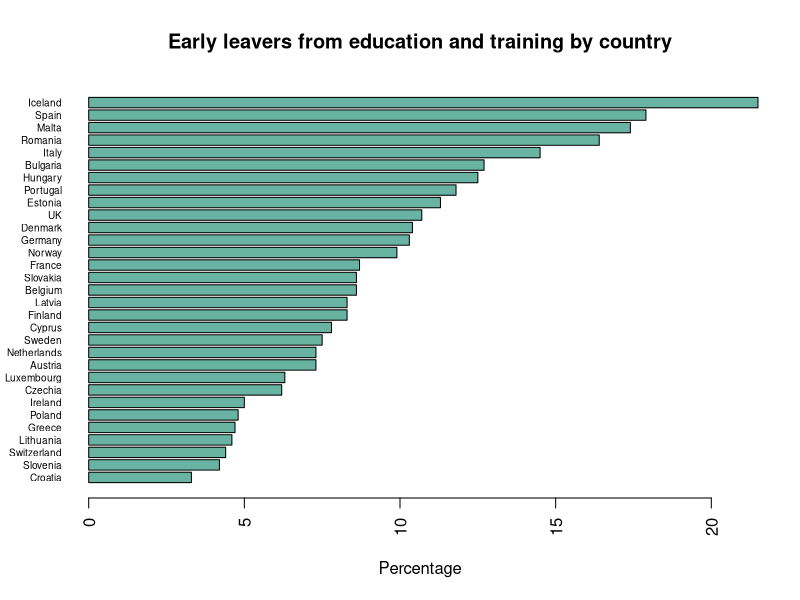
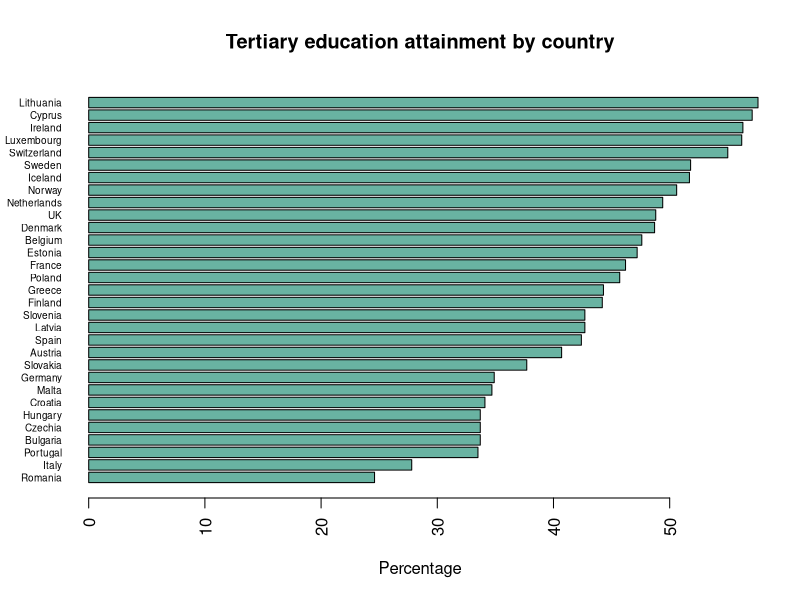
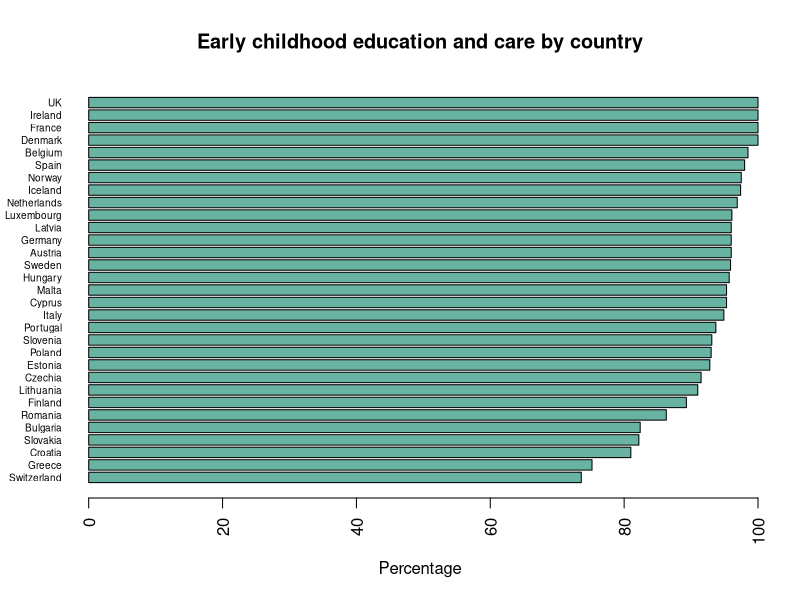
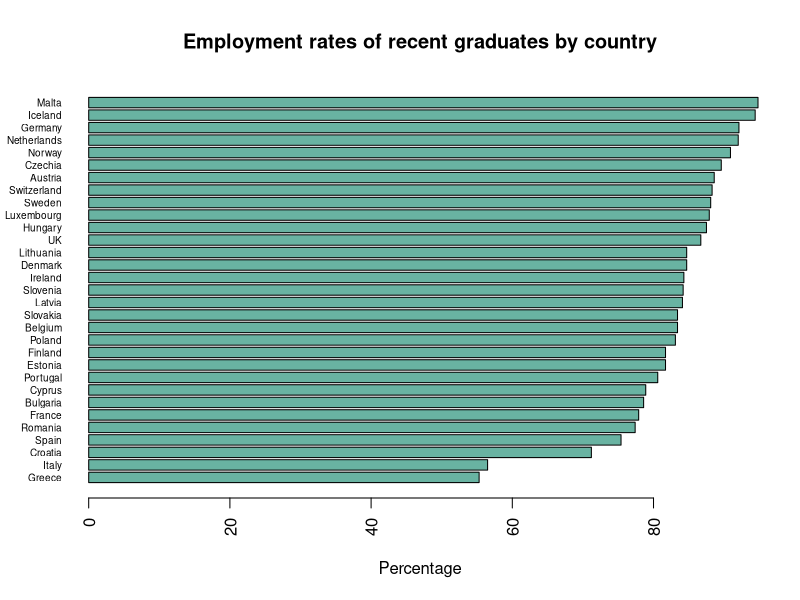
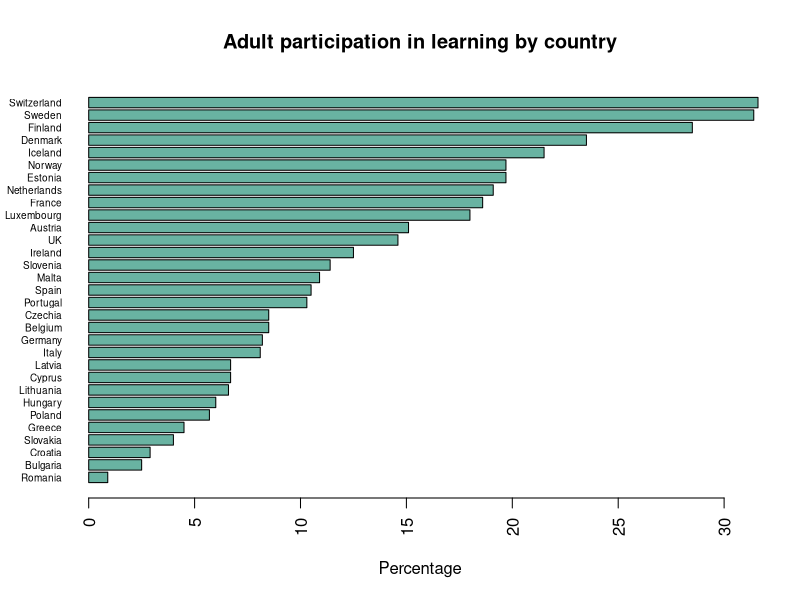
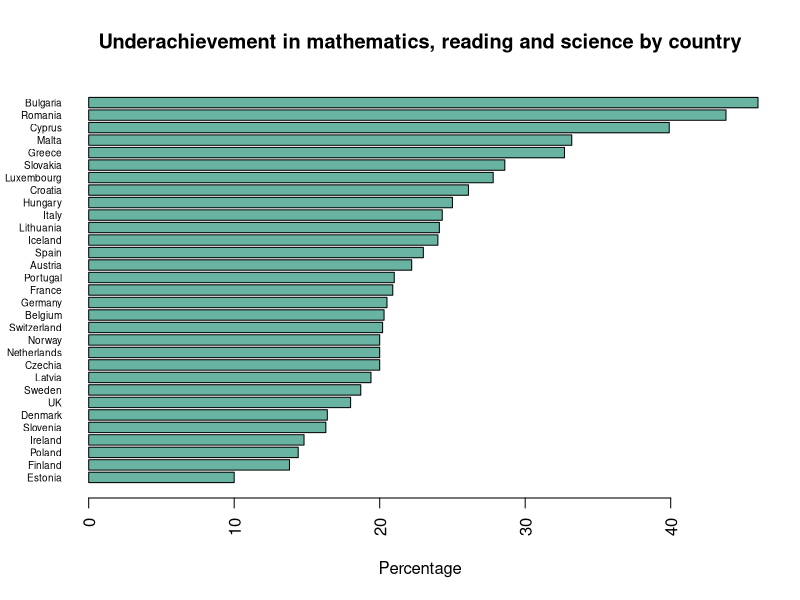

Here is the R script that generated these plots, in order:
install.packages(c("readxl", "ggplot2"))

library(readxl)
library(ggplot2)

data <- read_xlsx(path = "data.xlsx", sheet = "2018")

make_barplot <- function(data, names, title) {
    table <- data.frame(Data = data, Countries = names)
    sorted_data <- table[order(table$Data), ]
    barplot(
        height = sorted_data$Data,
        names = sorted_data$Countries,
        main = title,
        xlab = "Percentage",
        col = "#69b3a2",
        cex.names = 0.6,
        horiz = TRUE,
        las = 2
    )
}

make_barplot(
    data = data$Y1,
    names = data$Country,
    title = "Early leavers from education and training by country"
)
make_barplot(
    data = data$Y2,
    names = data$Country,
    title = "Tertiary education attainment by country"
)
make_barplot(
    data = data$Y3,
    names = data$Country,
    title = "Early childhood education and care by country"
)
make_barplot(
    data = data$Y4,
    names = data$Country,
    title = "Employment rates of recent graduates by country"
)
make_barplot(
    data = data$Y5,
    names = data$Country,
    title = "Adult participation in learning by country"
)
make_barplot(
    data = data$Y6,
    names = data$Country,
    title = "Underachievement in mathematics, reading and science by country"
)
